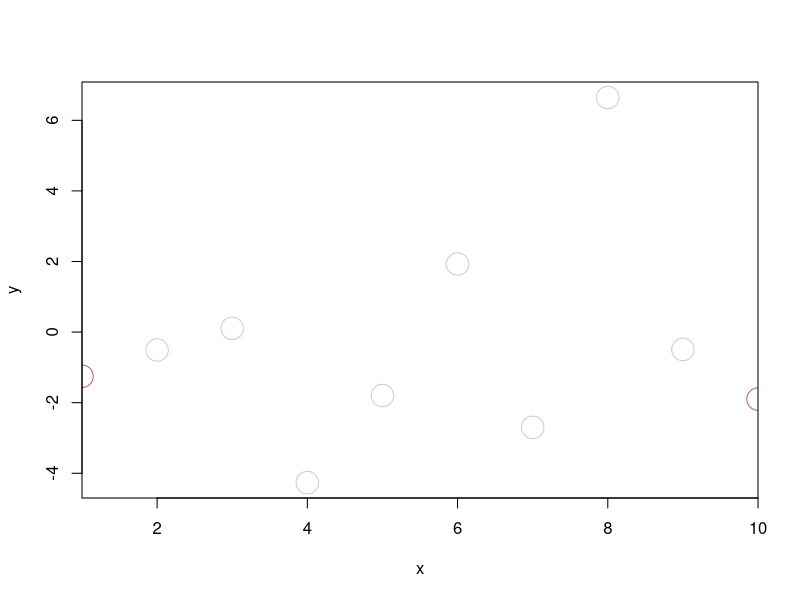
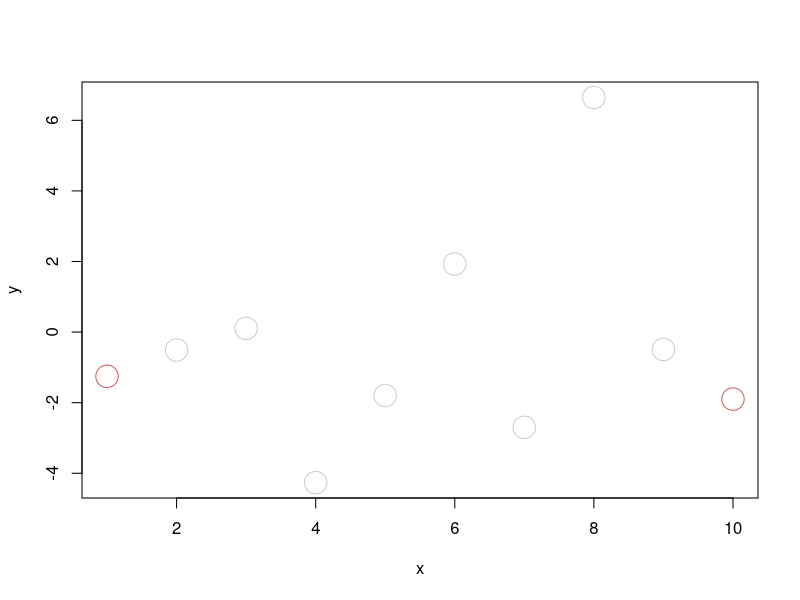
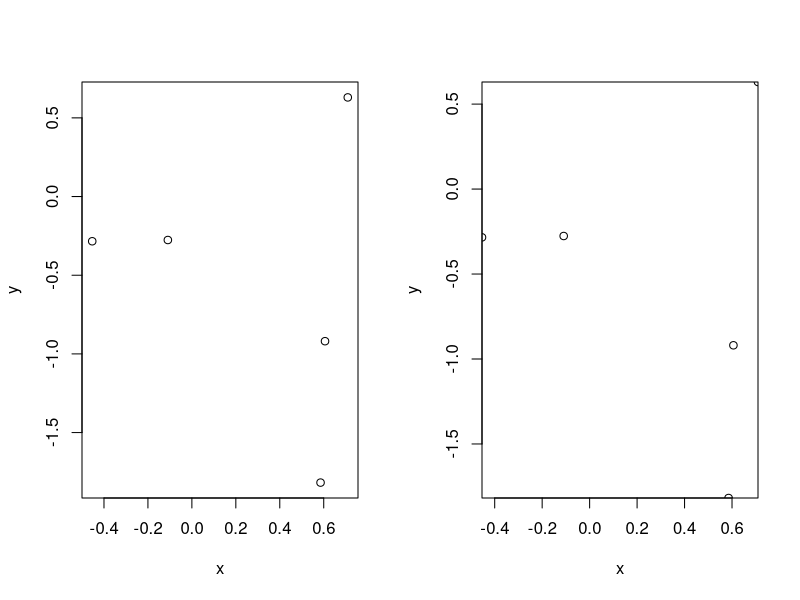

These charts were generated, in order, by the following R code:
## ---- chunk 1
#| out-width: 800px
#| fig-align: 'center'
x <- 1:10
y <- rnorm(10, 0, 5)
col <- ifelse(1:10 %in% c(1, 10), "indianred", "grey80")

plot(x, y, col = col, cex = 3, xaxs = "i")
## ---- chunk 2
#| out-width: 800px
#| fig-align: 'center'
# By default, the plot() automatically expands the x- and y-axis
# limits by approximately 4% on each end, see `xaxs` in ?graphics::par
plot(x, y, col = col, cex = 3)
## ---- chunk 3
#| fig-height: 4
#| fig-cap: "Expanding axes. By default, axes in base R `plot()` function are expanded 4% beyond the range of the data (left). Otherwise, datapoints on the limits of their respective scales end up overlapping with the plot borders (right)."

set.seed(12345)
x <- rnorm(5)
y <- rnorm(5)

par(mfrow = c(1, 2))
plot(x, y) 
plot(x, y, xaxs = 'i', yaxs = 'i') 
## ---- chunk 4
#| echo: false

tab <- data.frame(
  Zero = c(0.05, 0.05, -0.5),
  One = c(0.95, 1.05, 1.5),
  Effect = c("Expands the margins by ~5% (actually 5.555...% since 0.05 / 0.9 = 0.0555...)",
             "Shifts the expanse 'up' by 5% (e.g. moves x-axis 5% right)",
             "Zooms into the middle 50% of the expanse (25 percentile goes to 0 and 75th to one)")
)


knitr::kable(tab)
